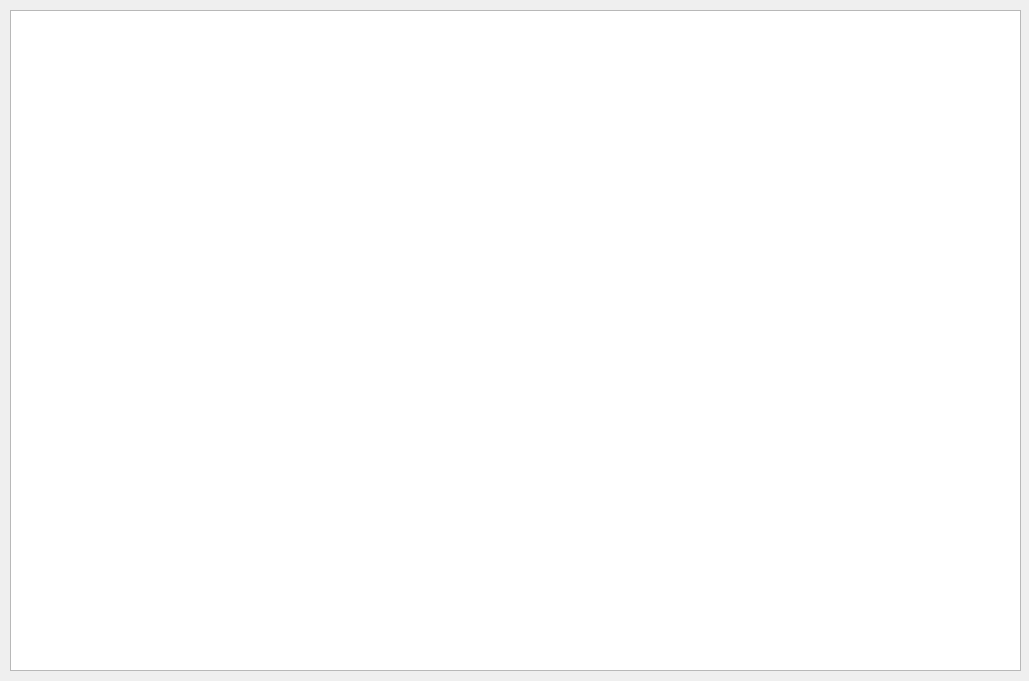
<?xml version="1.0" encoding="UTF-8"?>
<ui version="4.0">
 <class>Form</class>
 <widget class="QWidget" name="Form">
  <property name="geometry">
   <rect>
    <x>0</x>
    <y>0</y>
    <width>1029</width>
    <height>681</height>
   </rect>
  </property>
  <property name="windowTitle">
   <string>Form</string>
  </property>
  <widget class="QTableWidget" name="tableWidget">
   <property name="geometry">
    <rect>
     <x>10</x>
     <y>10</y>
     <width>1011</width>
     <height>661</height>
    </rect>
   </property>
  </widget>
 </widget>
 <resources/>
 <connections/>
</ui>
